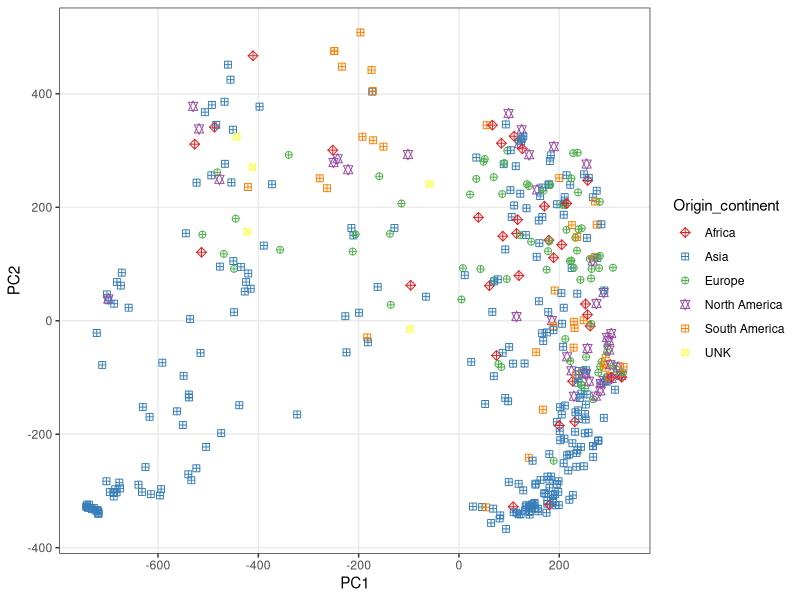
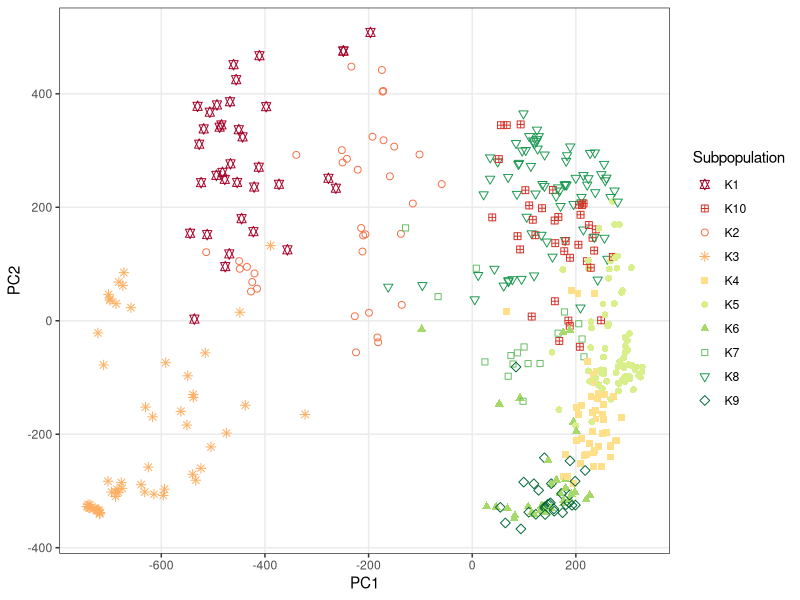

Here is the R script that generated these plots, in order:
library(RColorBrewer)
library(ggplot2)
setwd("/project/dthavar/dilthavar/ssalari/Lentil/PCA")
PCA <- read.csv("Genotypic_PCA.csv", header = TRUE)
head(PCA)

#PCA Origin
PCA$Origin <- as.factor(PCA$Origin_continent)
ggplot(PCA, aes(PC1, PC2, shape=Origin_continent, color=Origin_continent)) +
  geom_point(size = 2, show.legend = TRUE) +
  scale_color_brewer(palette = "Set1") +
  scale_shape_manual (values = c(9, 12, 10, 11, 12, 13)) +  # Specify shapes for 9 subpopulations
  theme_bw() +
  theme(panel.grid.minor = element_blank())




# Plot with manually specified shapes and color
ggplot(PCA, aes(PC1, PC2, shape = Subpopulation, color = Subpopulation)) +
  geom_point(size = 2, show.legend = TRUE) +
  scale_color_brewer(palette = "RdYlGn") +
  scale_shape_manual (values = c(11, 12, 1, 8, 15, 16, 17, 22, 6, 5)) +  # Specify shapes for 9 subpopulations
  theme_bw() +
  theme(panel.grid.minor = element_blank())
